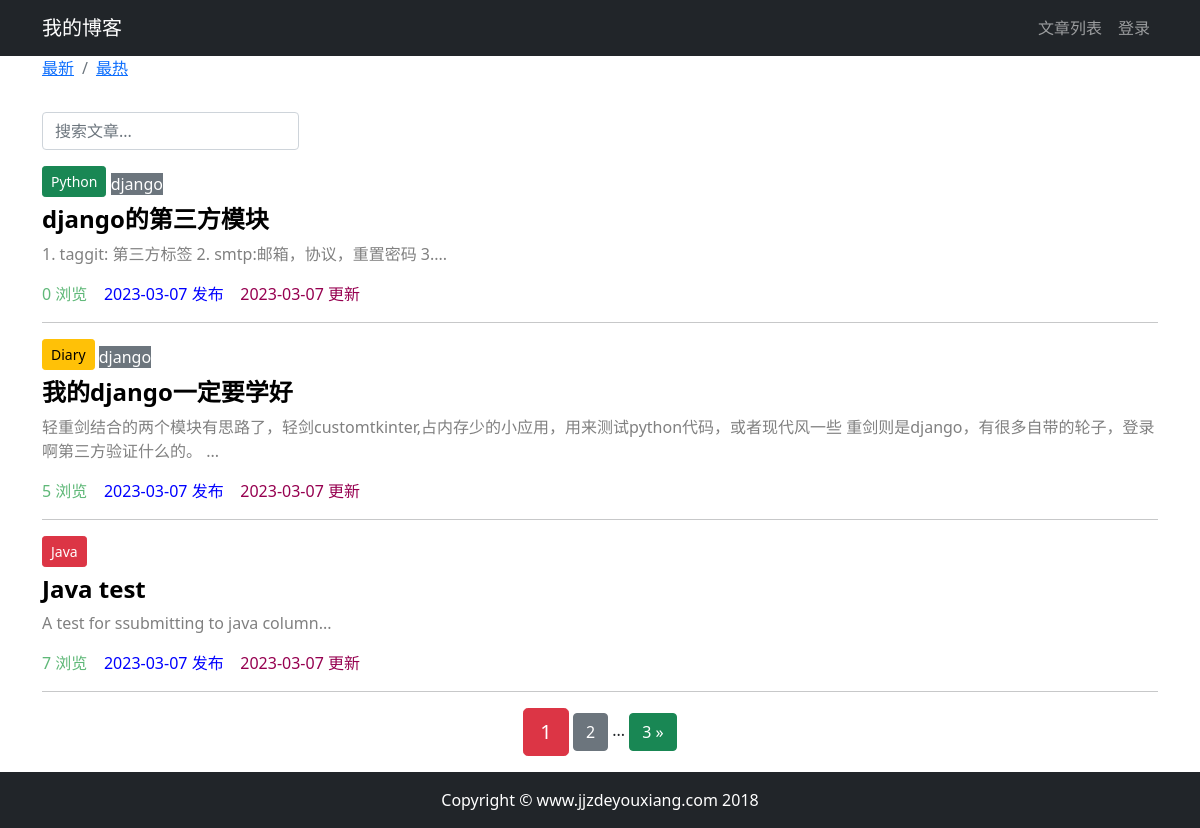
/article/article_list/, run on the app's committed database.
### article/models.py (models this page shows, shortened)
class ArticlePost(models.Model):
    author = models.ForeignKey(User, on_delete=models.CASCADE)
    column = models.ForeignKey(ArticleColumn, on_delete=models.CASCADE,null=True,blank=True,related_name="articles")
    tags = TaggableManager(blank=True)
    total_views = models.PositiveIntegerField(default=0)
    title = models.CharField(max_length=200)
    content = models.TextField()
    created_time = models.DateTimeField(default=timezone.now)
    updated_time = models.DateTimeField(auto_now=True)
    class Meta: # class Meta提供元数据，也就是内部数据，这些信息不是某篇文章私有，而是整张表的共同行为。
        ordering = ('-created_time',)

class ArticleColumn(models.Model):
    title = models.CharField(max_length=200)
    created_at = models.DateTimeField(auto_now_add=True)
    def __str__(self):
        return self.title

### article/views.py (the view)
# urls.py: path('article_list/',views.article_list,name='article_list'),
def article_list(request):
    search = request.GET.get('search')
    order = request.GET.get('order')
    column = request.GET.get('column')
    tag=request.GET.get('tag')
    article_list = ArticlePost.objects.all()
    if search:
        from django.db.models import Q
        article_list = article_list.filter(Q(content__icontains=search) |
                                       Q(title__icontains=search))
        order = 'hot'
    else:
        search = ''
        order='normal'
    if column is not None and column.isdigit():
        article_list = article_list.filter(column=column)
    if tag and tag != 'None':
        article_list = article_list.filter(tags__name__in=[tag])
    if order == 'hot':
        article_list = article_list.order_by("-total_views")
    article_paginator = Paginator(article_list, 3)
    page_number = request.GET.get('page')
    articles = article_paginator.get_page(page_number)
    return render(request, 'article/article_list.html',
                  context={"articles": articles,
                           'order': order,
                           'search': search,
                           'column':column})

### article/templates/article/article_list.html (shortened to what this page needs)
{% extends "base.html" %}
{% block content %}
    <div class="container">
        <nav class="breadcrumb">
            <ol class="breadcrumb">
                <li class="breadcrumb-item">
                    <a href="{% url "article:article_list" %}?order=normal&search={{ search }}&column={{ column }}&tag={{ tag }}">最新</a>
                </li>
                <li class="breadcrumb-item">
                    <a href="{% url "article:article_list" %}?order=hot&search={{ search }}&column={{ column }}&tag={{ tag }}">最热</a>
                </li>
            </ol>
        </nav>
        <div class="row">
            <div class="col-auto mr-auto">
                <form class="form-inline">
                    <input type="text"
                           class="form-control mb-2 mr-sm-2"
                           name="search"
                           placeholder="搜索文章..."
                           required
                    >
                </form>
            </div>
        </div>
        <div class="row mt-2">
            {% for article in articles %}
                <div class="col-12">
                    {% if article.column %}
                        <button type="button"
                                class="btn btn-sm mb-2
                        {% if article.column.title == 'Python' %}
                            btn-success
                        {% elif article.column.title == 'Java' %}
                            btn-danger
                        {% elif article.column.title == 'Diary' %}
                            btn-warning
                        {% else %}
                            btn-dark
                        {% endif %}
                    ">
                            {{ article.column }}
                        </button>
                    {% endif %}
                    <span>
                        {% for tag in article.tags.all %}
                            <a href="{% url "article:article_list" %}?tag={{ tag }}&order=normal&search={{ search }}&column={{ column }}"
                               class=" btn-secondary"
                            style="text-decoration: none;">
                                {{ tag }}
                            </a>
                        {% endfor %}
                    </span>
                    <h4>
                        <b>
                            <a href="{% url "article:article_detail" article.id %}"
                               style="color: black;text-decoration:none;">{{ article.title }}</a>
                        </b>
                    </h4>
                    <div>
                        <p style="color: gray;">
                            {{ article.content |slice:'100' }}...
                        </p>
                    </div>
                    <p>
                        <span style="color: #5fb878">
                                {{ article.total_views }} 浏览&nbsp;&nbsp;&nbsp;
                        </span>
                        <span style="color: blue">
                               {{ article.created_time|date:'Y-m-d' }} 发布&nbsp;&nbsp;&nbsp;
                        </span>
                        <span style="color: #960050">
                               {{ article.updated_time|date:'Y-m-d' }} 更新&nbsp;&nbsp;&nbsp;
                        </span>
                    </p>
                    <hr>
                </div>
            {% endfor %}
        </div>
        <div class="pagination row">
            <div class="d-flex justify-content-center">
            <span class="step-links">
                <span class="current btn btn-danger btn-lg">
                    {{ articles.number }}
                </span>
                {% if articles.has_next %}
                    <a href="{% url "article:article_list" %}?page={{ articles.next_page_number }}&order={{ order }}&search={{ search }}&column={{ column }}&tag={{ tag }}"
                       class="btn btn-secondary"
                    >
                        {{ articles.next_page_number }}
                    </a>
                    <span>...</span>
                    <a href="{% url "article:article_list" %}?page={{ articles.paginator.num_pages }}&order={{ order }}&search={{ search }}&column={{ column }}&tag={{ tag }}"
                       class="btn btn-success"
                    >
                        {{ articles.paginator.num_pages }} &raquo;
                    </a>
                {% endif %}
            </span>
            </div>
        </div>
    </div>
{% endblock content %}

### article/templates/base.html (shortened to what this page needs)
<!DOCTYPE html>
<html lang="zh-cn">
{% load static %}
<head>
    <link
      href="https://cdn.jsdelivr.net/npm/bootstrap@5.0.1/dist/css/bootstrap.min.css"
      rel="stylesheet"
    />
    <link
      rel="stylesheet"
      href="https://cdn.jsdelivr.net/npm/bootstrap-icons@1.3.0/font/bootstrap-icons.css"
    />
    <link rel="stylesheet" href="{% static 'article/monokai.css' %}">
</head>
<body>
    {% include 'header.html' %}
    {% block content %}{% endblock content %}
    {% include 'footer.html' %}
</body>
</html>

### article/templates/header.html (shortened to what this page needs)
<nav class="navbar navbar-expand-lg navbar-dark bg-dark">
    <div class="container">
        <a class="navbar-brand" href="#">我的博客</a>
        <div>
            <ul class="navbar-nav">
                <li class="nav-item">
                    <a class="nav-link" href="{% url "article:article_list" %}">文章列表</a>
                </li>
                {% if user.is_authenticated %}
                    <li class="nav-item dropdown">
                        <a class="nav-link dropdown-toggle" href="#" id="navbarDarkDropdownMenuLink" role="button"
                           data-bs-toggle="dropdown" aria-expanded="false">
                            {{ user.username }}
                        </a>
                        <ul class="dropdown-menu dropdown-menu-dark" aria-labelledby="navbarDarkDropdownMenuLink">
                            <li><a class="dropdown-item nav-link" href="{% url "article:article_create" %}">新建文章</a></li>
                            <li><a class="dropdown-item" href='{% url "userprofile:edit" user.id %}'>个人信息</a></li>
                            <li><a class="dropdown-item" href="#" onclick="user_delete()">删除用户</a></li>
                            <li><a class="dropdown-item" href="{% url "userprofile:logout" %}">退出登录</a></li>
                        </ul>
                    </li>
                {% else %}
                    <li class="nav-item">
                        <a class="nav-link" href="{% url 'userprofile:login' %}">登录</a>
                    </li>
                {% endif %}
            </ul>
        </div>
    </div>
</nav>

### article/templates/footer.html
<div>
    <br><br><br>
</div>
<footer class="py-3 bg-dark fixed-bottom">
    <div class="container">
        <p class="m-0 text-center text-white">Copyright &copy; www.jjzdeyouxiang.com 2018</p>
    </div>
</footer>

### data on the page
ArticlePost: column "Python", title "django的第三方模块", content "1. taggit: 第三方标签 2. smtp:邮箱，协议，重置密码 3.", total_views "0", created_time "2023-03-07", updated_time "2023-03-07"
Tag: name "django"
ArticlePost: column "Diary", title "我的django一定要学好", content "轻重剑结合的两个模块有思路了，轻剑customtkinter,占内存少的小应用，用来测试python代码，或者现代风一些 重剑则是django，有很多自带的轮子，登录啊第三方验证什么的。", total_views "5", created_time "2023-03-07", updated_time "2023-03-07"
ArticlePost: column "Java", title "Java test", content "A test for ssubmitting to java column", total_views "7", created_time "2023-03-07", updated_time "2023-03-07"

### other printed values
{{ articles.number }} "1"
{{ articles.next_page_number }} "2"
{{ articles.paginator.num_pages }} "3"
